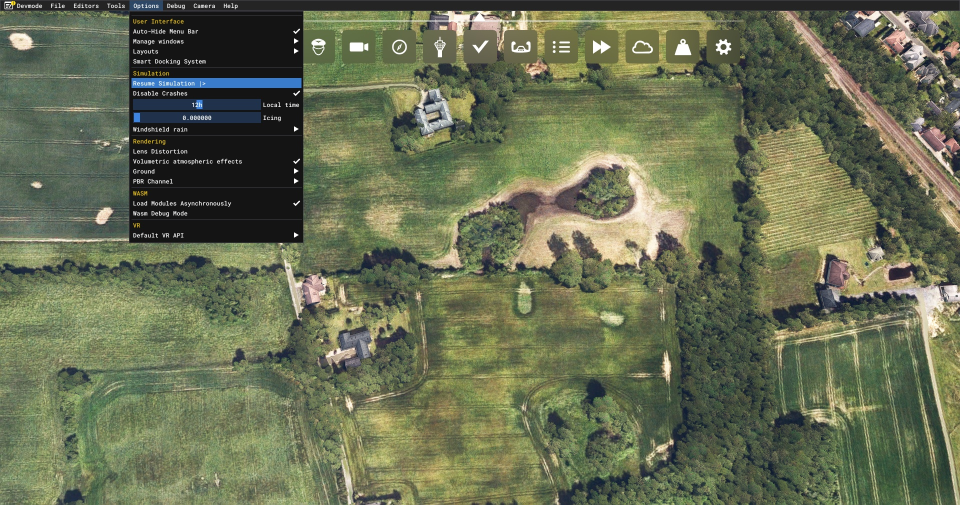
#> input picture ClaudeCodePlanAndProject/Feedback_forBPT_Claude_code_Plan_09_05_26_20_34/frame_0000/query.jpg, 1920 x 1009 px (shown at 1/2 size)
$ python -i image_utils.py   (imports and definitions only)   (older library calls are emulated)
#> lines starting #> are read from the running program, lines starting #| are printed output that depends on the picture
"""
Image processing utilities
"""

import numpy as np
import cv2
from PIL import Image
from pathlib import Path
from typing import Union, Tuple, Optional
import torch


# [183 lines left out: functions load_image, save_image, resize_image, normalize_image, to_tensor, from_tensor and 2 more, not called in this run]


def apply_clahe(img: np.ndarray, clip_limit: float = 2.0, tile_size: int = 8) -> np.ndarray:
    """
    Apply CLAHE (Contrast Limited Adaptive Histogram Equalization)

    Useful for improving contrast in low-contrast images

    Args:
        img: Input image (grayscale or RGB)
        clip_limit: Threshold for contrast limiting
        tile_size: Size of grid for histogram equalization

    Returns:
        Enhanced image
    """
#> called with clip_limit = 2, tile_size = 8
    if img.ndim == 3:
        # Convert to LAB, apply CLAHE to L channel
        lab = cv2.cvtColor(img, cv2.COLOR_RGB2LAB)
#> lab: shape (1009, 1920, 3); mean of channels 0, 1, 2 114.2, 120.7, 142.1
        clahe = cv2.createCLAHE(clipLimit=clip_limit, tileGridSize=(tile_size, tile_size))
        lab[:, :, 0] = clahe.apply(lab[:, :, 0])
#> lab: shape (1009, 1920, 3); mean of channels 0, 1, 2 116.8, 120.7, 142.1
        return cv2.cvtColor(lab, cv2.COLOR_LAB2RGB)
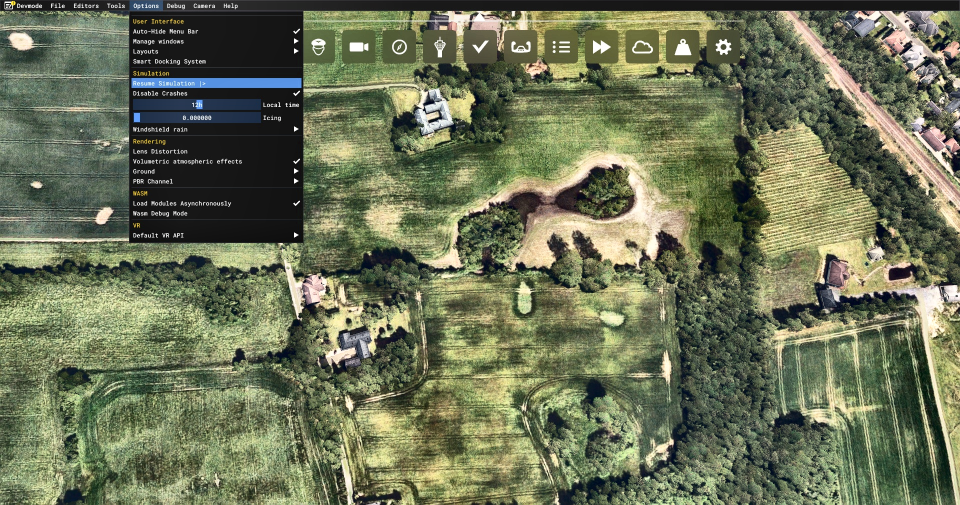
#> returned value: shape (1009, 1920, 3) (shown at 1/2 size); mean R, G, B 107.9, 114.4, 86.8
    else:
        clahe = cv2.createCLAHE(clipLimit=clip_limit, tileGridSize=(tile_size, tile_size))
        return clahe.apply(img)


# [85 lines left out: functions compute_image_similarity, rotate_image, convert_mask_to_rgb, rgb_to_class_mask, not called in this run]

>>> import cv2
>>> picture = cv2.cvtColor(cv2.imread('../../../../ClaudeCodePlanAndProject/Feedback_forBPT_Claude_code_Plan_09_05_26_20_34/frame_0000/query.jpg'), cv2.COLOR_BGR2RGB)
>>> result = apply_clahe(picture)
